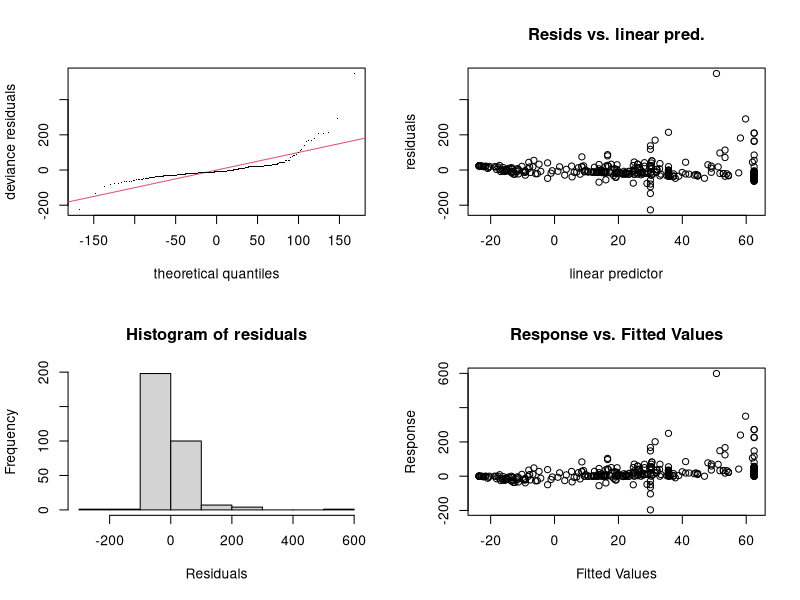
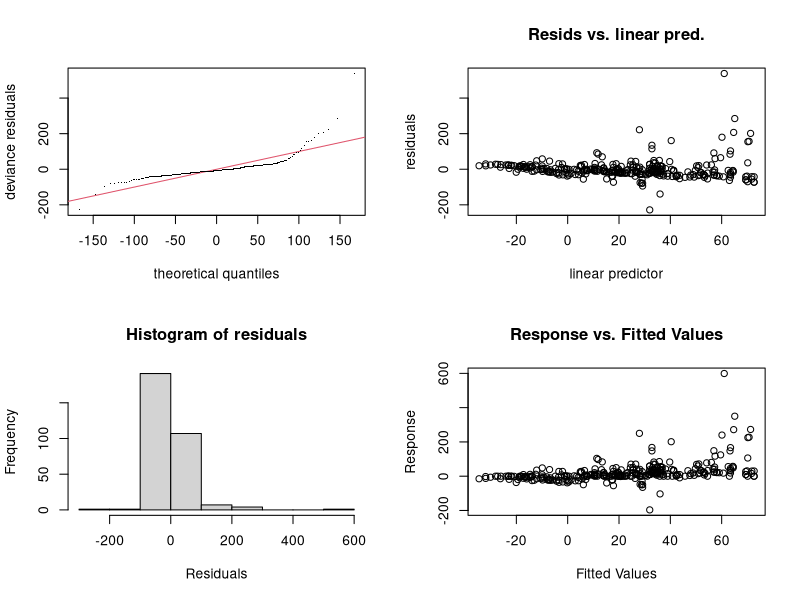
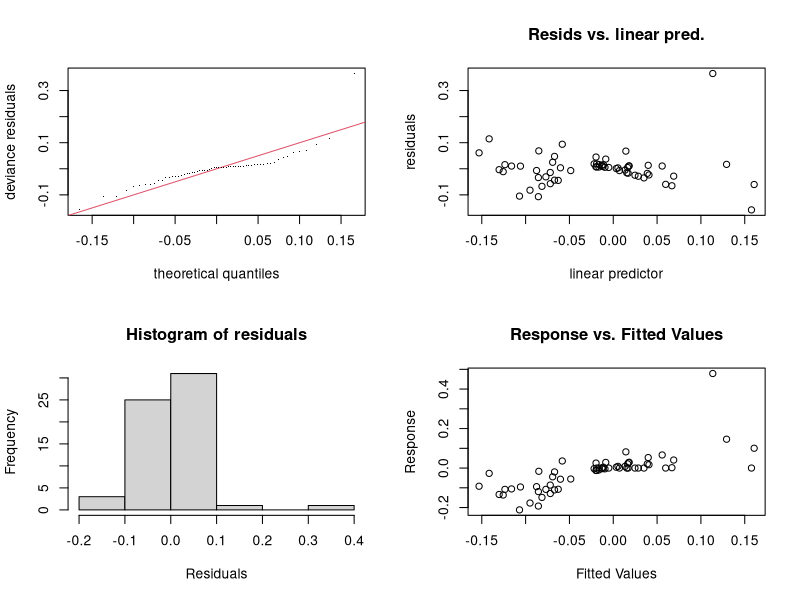
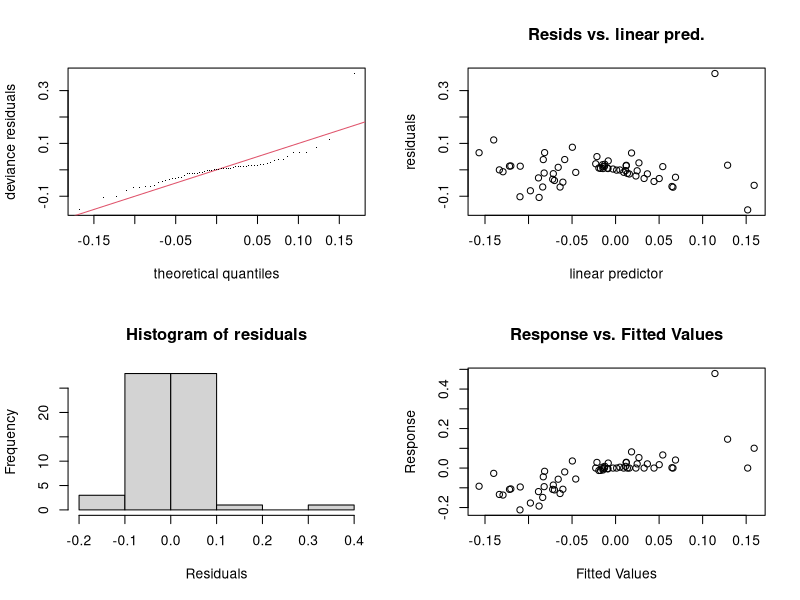
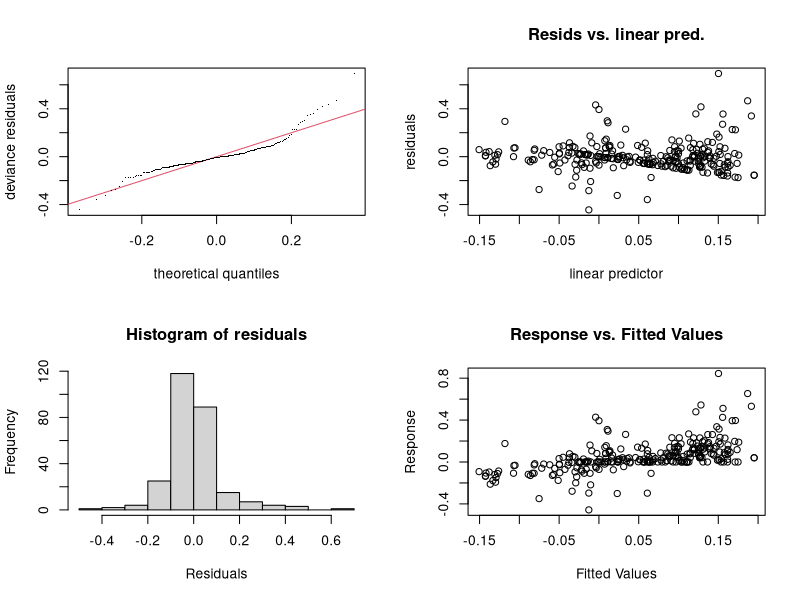
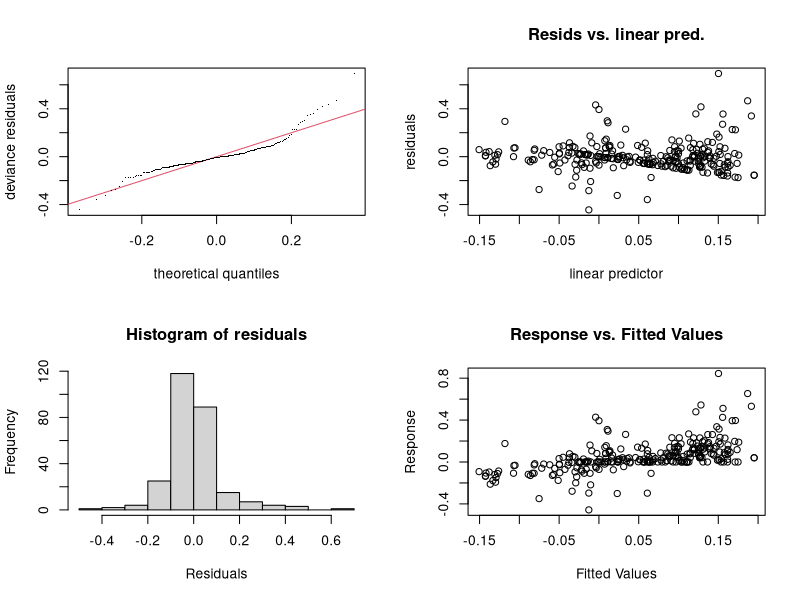
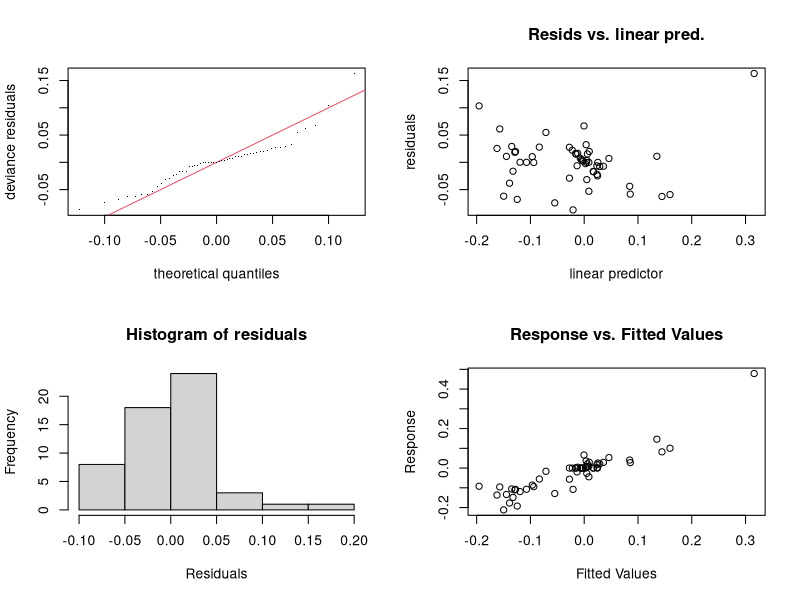
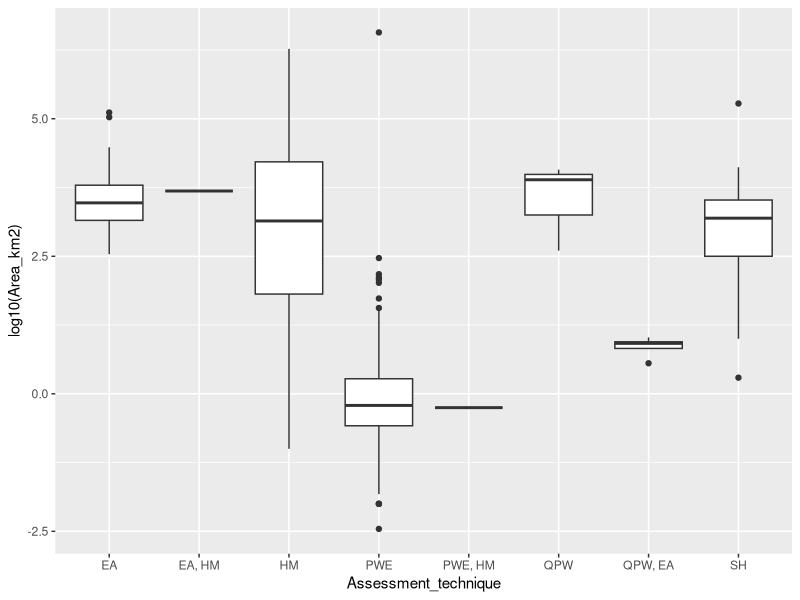

These figures' R source, in order:
## ---- chunk 1
require(tidyverse)
require(lubridate)
require(mgcv)

Zhang_small <- read_csv("../../data/TablesZhangetal2017_small.csv")
Zhang_large <- read_csv("../../data/TablesZhangetal2017_large.csv")
## ---- chunk 2
names(Zhang_small)[3:4] <- c("Area_km2", "Pa_mm")
names(Zhang_large)[3:4] <- c("Area_km2", "Pa_mm")
names(Zhang_small)[5:6] <- c("Forest_type", "Hydrological_regime")
names(Zhang_large)[5:6] <- c("Forest_type", "Hydrological_regime")
names(Zhang_small)[9:10] <- c("Precip_data_type", "Assessment_technique")
names(Zhang_large)[9:10] <- c("Precip_data_type", "Assessment_technique")
## ---- chunk 3
Zhang_small$From <- as.numeric(Zhang_small$From)
Zhang_small$To <- as.numeric(Zhang_small$To)
Zhang_all <- bind_rows(Zhang_large,Zhang_small)
## ---- chunk 4
Zhang_all2 <- Zhang_all %>%
  mutate(Forest_Sign = ifelse(DeltaF_perc < 0,
                              "decrease", "increase"),
         DeltaF_perc_pos = ifelse(DeltaF_perc < 0,
                                  -1*DeltaF_perc,
                                  DeltaF_perc))

## ---- chunk 5
linear_model_simple <- gam(DeltaQf_perc ~ DeltaF_perc_pos +
                             Forest_Sign, 
                           data = Zhang_all2)
summary(linear_model_simple)
gam.check(linear_model_simple)

## ---- chunk 6

linear_model2 <- gam(DeltaQf_perc ~ DeltaF_perc_pos + Forest_Sign + Area_km2 + Pa_mm, data = Zhang_all2)
summary(linear_model2)
gam.check(linear_model2)
## ---- chunk 7
linear_model_all_log <- gam(log10(DeltaQf_perc/100+1) ~ DeltaF_perc + Area_km2 + Pa_mm + Latitude + Longitude, data = Zhang_all)
summary(linear_model_all_log)
gam.check(linear_model_all_log)
## ---- chunk 8
Zhang_all <- Zhang_all %>%
  mutate(length = To - From)
linear_model_all_log <- gam(log10(DeltaQf_perc/100 + 1) ~ DeltaF_perc + log10(Area_km2) + Pa_mm +  Latitude + Longitude + From + length, data = Zhang_all)
summary(linear_model_all_log)
gam.check(linear_model_all_log)
## ---- chunk 9


linear_model_all_log <- gam(log10(DeltaQf_perc/100 + 1) ~ DeltaF_perc + s(Area_km2, k=3) + s(Pa_mm, k=3) + s(From,k = 3) + s(length, k=3) + Precip_data_type + Assessment_technique + Forest_type + Hydrological_regime, data = Zhang_all)
summary(linear_model_all_log)
gam.check(linear_model_all_log)
## ---- chunk 10


linear_model_all_log <- gam(log10(DeltaQf_perc/100 + 1) ~ DeltaF_perc + s(Area_km2, k=3) + s(Pa_mm, k=3) + s(From,k = 3) + s(length, k=3) + Precip_data_type + Assessment_technique + Forest_type + Hydrological_regime, data = Zhang_all)
summary(linear_model_all_log)
gam.check(linear_model_all_log)
## ---- chunk 11

linear_model_all_log <- gam(log10(DeltaQf_perc/100 + 1) ~ DeltaF_perc + log10(Area_km2) + s(Pa_mm, k=3) + From + length + Precip_data_type + Assessment_technique + Forest_type + Hydrological_regime + Latitude + Longitude, data = Zhang_all)
summary(linear_model_all_log)
gam.check(linear_model_all_log)
## ---- chunk 12
Zhang_all %>%
  ggplot(aes(Assessment_technique,log10(Area_km2))) + geom_boxplot()
## ---- chunk 13
Zhang_all2 %>%
  ggplot(aes(DeltaF_perc_pos, DeltaQf_perc, colour = Assessment_technique,size = log10(Area_km2), shape = Forest_Sign)) + geom_point()
## ---- chunk 14
tiff("flow_forest_byArea.tiff", width = 2500, height = 1800, res = 300)
Zhang_all2 %>%
  ggplot(aes(DeltaF_perc_pos, DeltaQf_perc, colour = Assessment_technique,size = log10(Area_km2), 
             shape = Forest_Sign)) + geom_point(alpha = 0.5) +
  theme_bw() + ylab("% change in flow") +
  theme(axis.title = element_text(size = rel(2)),
        axis.text = element_text(size = rel(1.5))) +
  xlab("% change in forestry") + #scale_y_log10() +
  scale_size_continuous(name = "log10(Area in km2)") +
  scale_colour_discrete(name = "Assessment Technique") +
  scale_shape_discrete(name = "Forest cover direction")
dev.off()
## ---- chunk 15
Zhang_all %>%
  ggplot(aes(Latitude, log10(DeltaQf_perc/100 + 1), colour = DeltaF_perc,size = log10(Area_km2))) + geom_point()
## ---- chunk 16
Zhang_all %>%
  ggplot(aes(Area_km2)) + geom_histogram(fill="blue", bins =50) +
  scale_x_log10()
total <- nrow(Zhang_all)
length(Zhang_all$Area_km2[Zhang_all$Area_km2<10])/total
## ---- chunk 17
Zhang_all %>%
  ggplot(aes(length)) + geom_histogram(fill="blue", bins =50) 
## ---- chunk 18
#windows()
Zhang_all %>%
  ggplot(aes(log10(length), (DeltaQf_perc/100 + 1), colour = DeltaF_perc/100, size = log10(Area_km2))) + geom_point() +
  theme_bw() + ylab("log10 (fractional change in flow + 1)") +
  xlab("Length of study") + scale_size_continuous(name = "log10 Area in km2") +
  scale_colour_continuous(name = "change in forest cover")
